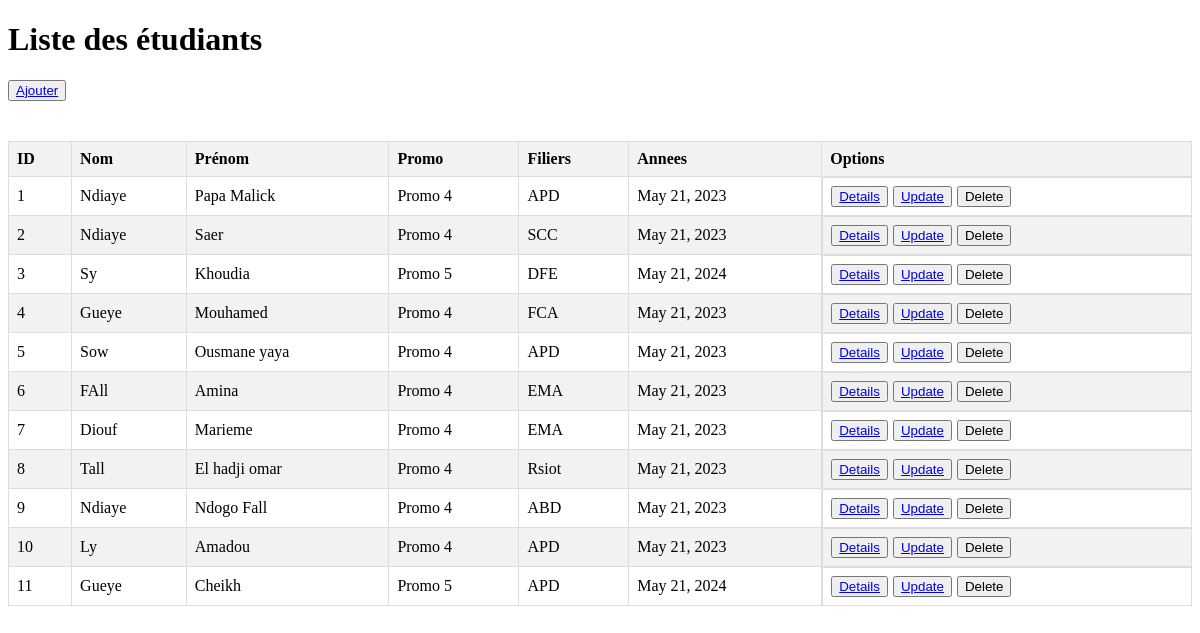
The page / on the database its author committed.
### GestionInscriptions/models.py (models this page shows, shortened)
class Etudiant(models.Model):
    nom = models.CharField(max_length=100)
    prenom = models.CharField(max_length=100)
    promo = models.CharField(max_length=20)
    filiers = models.CharField(max_length=100, default='')
    annees = models.DateField(default='2022-05-21')
    id = models.AutoField(primary_key=True)

### GestionInscriptions/views.py (the view)
# urls.py: path('', etudiants, name='accueil'),
def etudiants (request):
    etudiants=Etudiant.objects.all
    return render (request, 'inscription.html', {'etudiants':etudiants})

### templates/inscription.html (shortened to what this page needs)
<!DOCTYPE html>
<html lang="fr">
  <head>
  </head>
  <body>
    <h1>Liste des étudiants</h1>
    <button class="add-button">
      <a href="{% url 'ajouter_etudiant' %}">Ajouter</a>
    </button>
    <table>
      <thead>
        <tr>
          <th>ID</th>
          <th>Nom</th>
          <th>Prénom</th>
          <th>Promo</th>
          <th>Filiers</th>
          <th>Annees</th>
          <th>Options</th>
        </tr>
      </thead>
      <tbody>
        {% for etudiant in etudiants %}
        <tr>
          <td>{{ etudiant.id }}</td>
          <td>{{ etudiant.nom }}</td>
          <td>{{ etudiant.prenom }}</td>
          <td>{{ etudiant.promo }}</td>
          <td>{{ etudiant.filiers }}</td>
          <td>{{ etudiant.annees }}</td>
          <td class="button-container">
            <button>
              <a href="{% url 'details_etudiants' etudiant.id %}">Details</a>
            </button>
            <button>
              <a href="{% url 'update_etudiant' etudiant.id %}">Update</a>
            </button>
            <form
              action="{% url 'delete_etudiant' etudiant.id %}"
              method="post"
            >
              <button type="submit">Delete</button>
            </form>
          </td>
        </tr>
        {% endfor %}
      </tbody>
    </table>
  </body>
</html>

### templates/inscription.html (style rules this page uses)
table { width: 100%; border-collapse: collapse; margin-top: 20px; }
th, td { border: 1px solid #dddddd; text-align: left; padding: 8px; }
th { background-color: #f2f2f2; }
tr:nth-child(even) { background-color: #f2f2f2; }
.button-container { display: flex; align-items: center; }
.button-container button { margin-right: 5px; }
.add-button { margin-bottom: 20px; }

### rows shown on the page
Etudiant: id "1", nom "Ndiaye", prenom "Papa Malick", promo "Promo 4", filiers "APD", annees "May 21, 2023"
Etudiant: id "2", nom "Ndiaye", prenom "Saer", promo "Promo 4", filiers "SCC", annees "May 21, 2023"
Etudiant: id "3", nom "Sy", prenom "Khoudia", promo "Promo 5", filiers "DFE", annees "May 21, 2024"
Etudiant: id "4", nom "Gueye", prenom "Mouhamed", promo "Promo 4", filiers "FCA", annees "May 21, 2023"
Etudiant: id "5", nom "Sow", prenom "Ousmane yaya", promo "Promo 4", filiers "APD", annees "May 21, 2023"
Etudiant: id "6", nom "FAll", prenom "Amina", promo "Promo 4", filiers "EMA", annees "May 21, 2023"
Etudiant: id "7", nom "Diouf", prenom "Marieme", promo "Promo 4", filiers "EMA", annees "May 21, 2023"
Etudiant: id "8", nom "Tall", prenom "El hadji omar", promo "Promo 4", filiers "Rsiot", annees "May 21, 2023"
Etudiant: id "9", nom "Ndiaye", prenom "Ndogo Fall", promo "Promo 4", filiers "ABD", annees "May 21, 2023"
Etudiant: id "10", nom "Ly", prenom "Amadou", promo "Promo 4", filiers "APD", annees "May 21, 2023"
Etudiant: id "11", nom "Gueye", prenom "Cheikh", promo "Promo 5", filiers "APD", annees "May 21, 2024"
